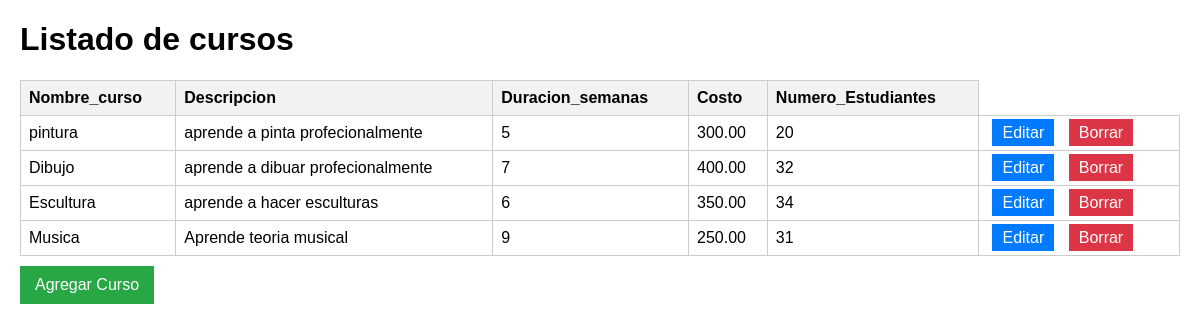
The page / on the database its author committed.
### app_curso/models.py (models this page shows, shortened)
class Curso(models.Model):
    nombre_curso = models.CharField(max_length=50)
    descripcion = models.TextField()
    duracion_semanas = models.IntegerField()
    costo = models.DecimalField(max_digits=6, decimal_places=2)
    numero_estudiantes = models.IntegerField()

### app_curso/views.py (the view)
# urls.py: path('', views.index, name='inicio'),
def index(request):
    cursos = Curso.objects.all()
    return render(request, 'listar_cursos.html', {'cursos': cursos})

### app_curso/templates/listar_cursos.html (shortened to what this page needs)
<!DOCTYPE html>
<html lang="es">
<head>
</head>
<body>
    <h1>Listado de cursos</h1>
    <table>
        <thead>
            <tr>
                <th>Nombre_curso</th>
                <th>Descripcion</th>
                <th>Duracion_semanas</th>
                <th>Costo</th>
                <th>Numero_Estudiantes</th>
            </tr>
        </thead>
        <tbody>
            {% for curso in cursos %}
            <tr>
                <td>{{ curso.nombre_curso }}</td>
                <td>{{ curso.descripcion }}</td>
                <td>{{ curso.duracion_semanas }}</td>
                <td>{{ curso.costo }}</td>
                <td>{{ curso.numero_estudiantes }}</td>
                <td>
                    <a href="/editar/{{ curso.id }}/" class="btn editar">Editar</a>
                    <a href="/borrar/{{ curso.id }}/" class="btn borrar">Borrar</a>
                </td>
            </tr>
            {% empty %}
            <tr>
                <td colspan="3">No hay cursos registrados.</td>
            </tr>
            {% endfor %}
        </tbody>
    </table>
    <a href="/agregar/" class="btn agregar">Agregar Curso</a>
</body>
</html>

### app_curso/templates/listar_cursos.html (style rules this page uses)
body { font-family: Arial, sans-serif; margin: 20px; }
table { width: 100%; border-collapse: collapse; margin-top: 20px; }
th, td { border: 1px solid #ccc; padding: 8px; text-align: left; }
th { background-color: #f2f2f2; }
.btn { margin: 5px; padding: 5px 10px; text-decoration: none; color: white; }
.editar { background-color: #007BFF; }
.borrar { background-color: #DC3545; }
.agregar { background-color: #28A745; display: inline-block; margin: 10px 0; padding: 10px 15px; color: white; text-decoration: none; }

### rows shown on the page
Curso: nombre_curso "pintura", descripcion "aprende a pinta profecionalmente", duracion_semanas "5", costo "300.00", numero_estudiantes "20"
Curso: nombre_curso "Dibujo", descripcion "aprende a dibuar profecionalmente", duracion_semanas "7", costo "400.00", numero_estudiantes "32"
Curso: nombre_curso "Escultura", descripcion "aprende a hacer esculturas", duracion_semanas "6", costo "350.00", numero_estudiantes "34"
Curso: nombre_curso "Musica", descripcion "Aprende teoria musical", duracion_semanas "9", costo "250.00", numero_estudiantes "31"
